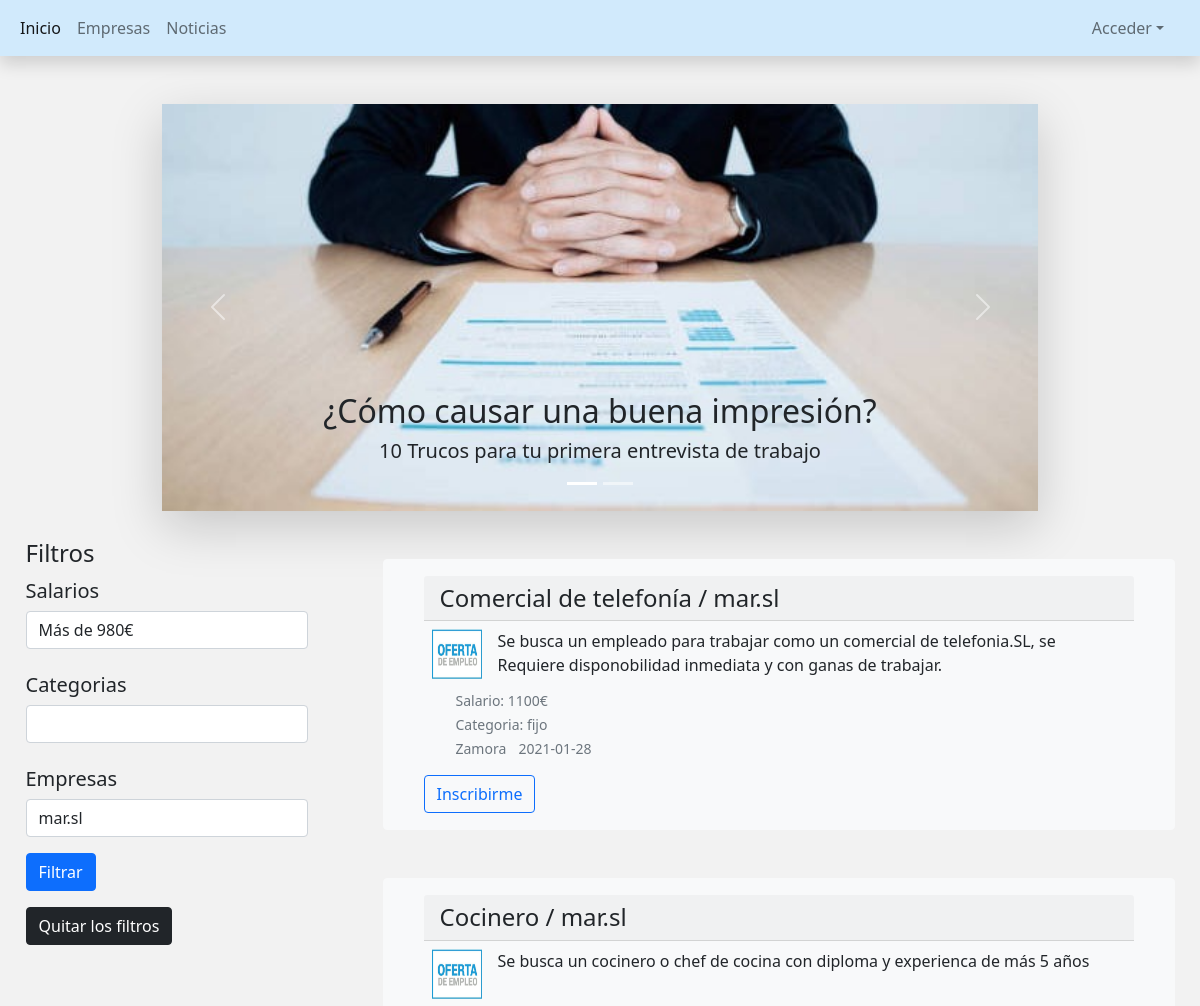
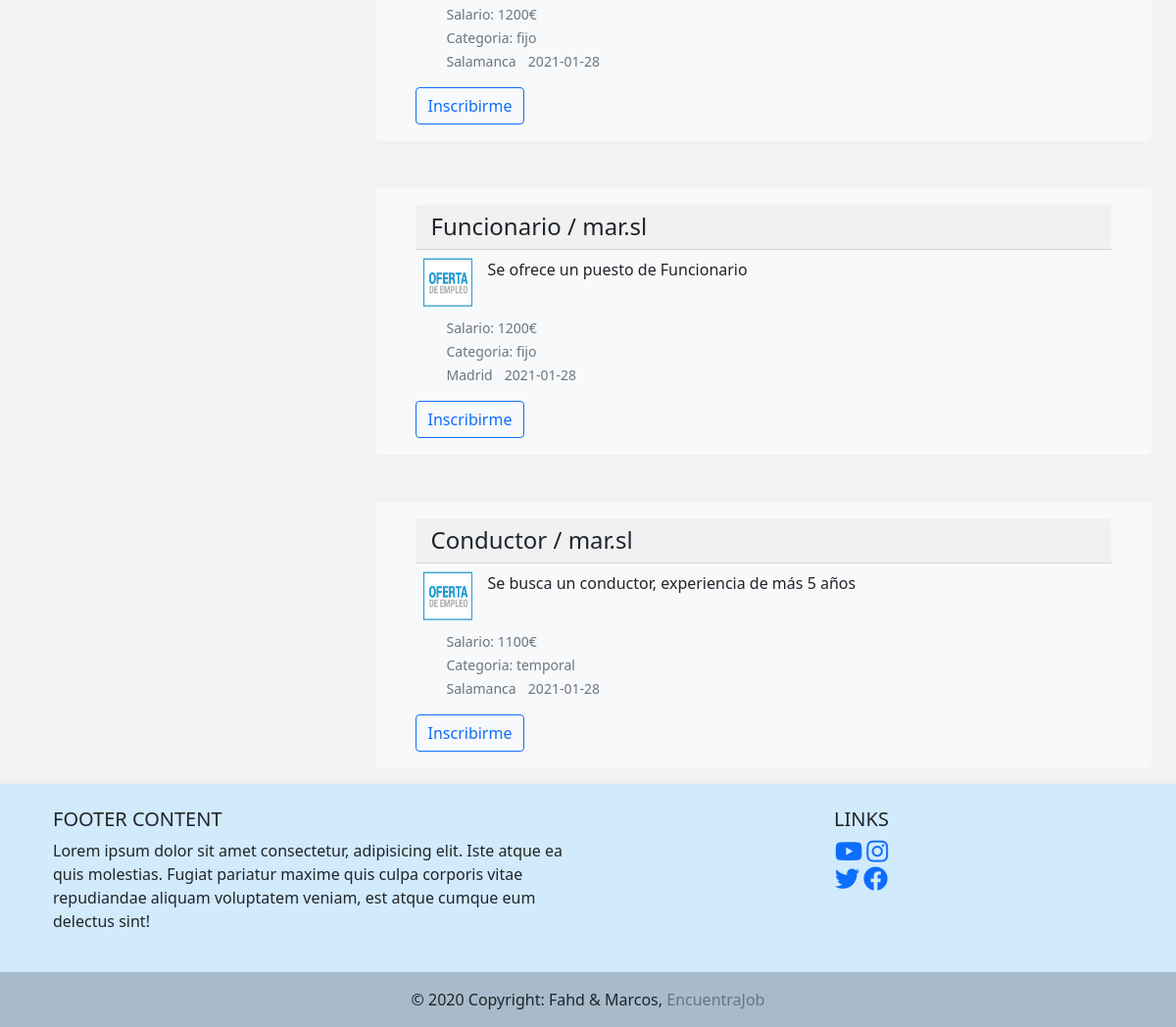
/, run on an earlier commit of the app's database (2 pictures, top to bottom).
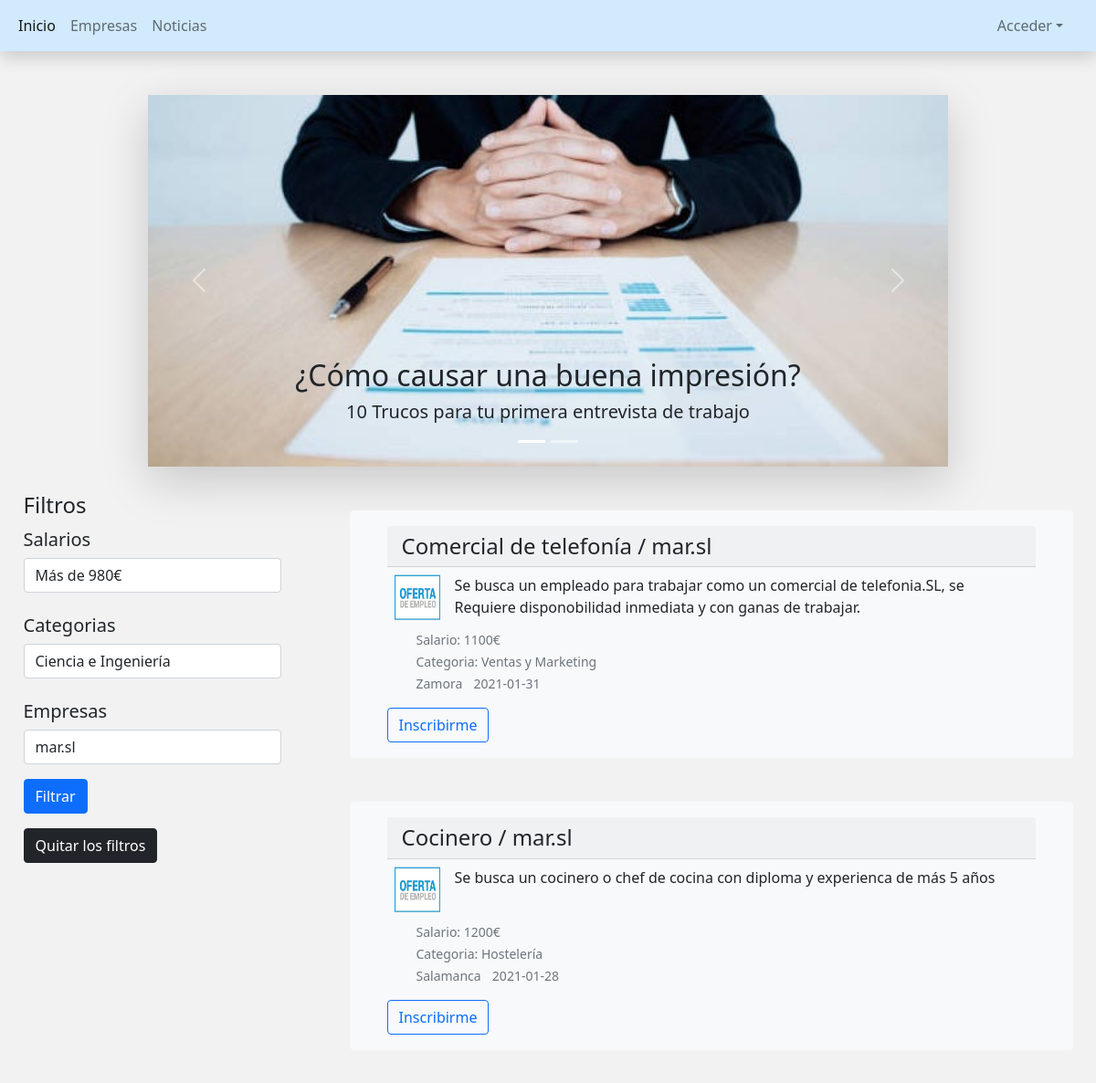
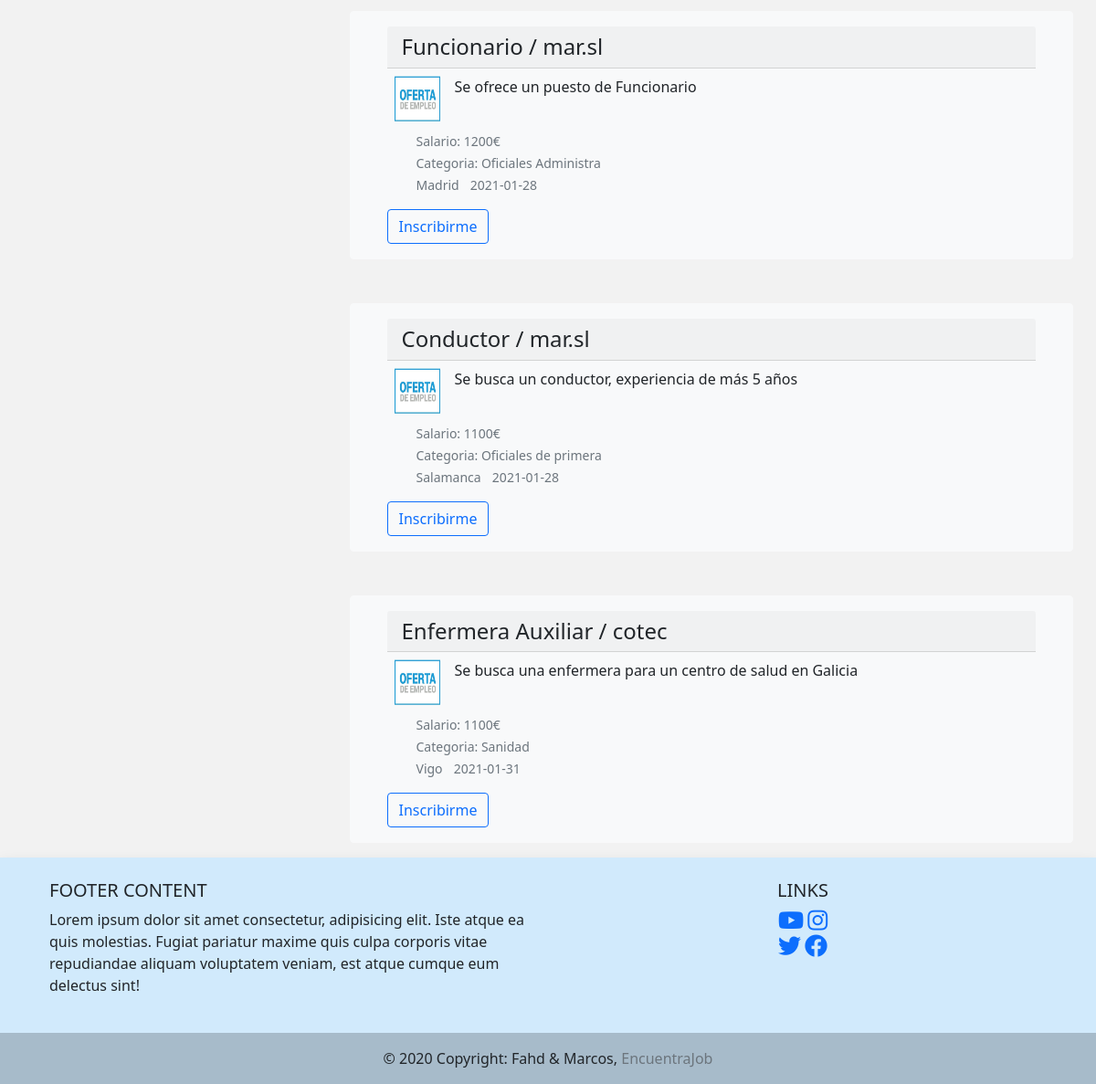
And on a later commit of the database (2 pictures, top to bottom).
### tables this page shows
CREATE TABLE `ofertas` (
  `id_oferta` int(10) NOT NULL,
  `id_empresa` varchar(10) NOT NULL,
  `titulo_oferta` varchar(50) NOT NULL,
  `oferta` varchar(1000) NOT NULL,
  `ciudad` varchar(20) NOT NULL,
  `categoria` varchar(50) NOT NULL,
  `salario` int(10) NOT NULL,
  `fecha` date NOT NULL DEFAULT current_timestamp()
);

CREATE TABLE `empresas` (
  `id_empresa` varchar(10) NOT NULL,
  `id_usuario` int(10) NOT NULL,
  `email` varchar(20) NOT NULL,
  `cif` varchar(20) DEFAULT NULL
);

CREATE TABLE `usuarios` (
  `id_usuario` int(10) NOT NULL,
  `rol` varchar(15) NOT NULL,
  `nombre_usuario` varchar(25) NOT NULL,
  `email` varchar(20) NOT NULL,
  `password` varchar(15) NOT NULL
);

### funciones_conexion.php (called while the page is built, shortened)
<?php
function conexion(){
  $conexion = new mysqli("localhost","root","","ofertas_trabajo_daw1");
  return $conexion;
}
function sacar_ofertas(){
  $conn = conexion();
  $sql = "SELECT * FROM ofertas";
  if($rs = $conn->query($sql)){
    if($rs->num_rows<0){
    die("Error en sacar los datos de la DB");
    }
  }
  return $rs;
}
function sacar_nombres_empresa_ofertas(){
  $conn = conexion();
  $sql_nombre_empresa = "select usuarios.nombre_usuario,empresas.id_empresa from usuarios JOIN empresas ON empresas.email = usuarios.email JOIN ofertas ON ofertas.id_empresa = empresas.id_empresa";
  $rs_nombre = $conn->query($sql_nombre_empresa);
    return $rs_nombre;
}
function sacar_nombres_empresa(){
  $conn = conexion();
  $sql_nombre_empresa = "SELECT nombre_usuario from usuarios join empresas on empresas.id_usuario = usuarios.id_usuario";
  $rs_nombre = $conn->query($sql_nombre_empresa);
    return $rs_nombre;
}
function sacar_categorias(){
$conn = conexion();
$sql_categorias = "select * from categorias";
  $rs_categorias = $conn->query($sql_categorias);
    return $rs_categorias;
}

### index.php (the view, shortened to what this page needs)
<?php
include 'funciones_conexion.php';
$rs_nombre_empresa = sacar_nombres_empresa_ofertas();
$rs_sacar_nombre_empresa = sacar_nombres_empresa();
if(isset($_POST['btn_filtrar'])){
  $salario = $_POST['salario'];
  $categoria = $_POST['categoria'];
  $empresa= $_POST['empresas'];
  $empresa = sacar_id_emp_con_nombre($empresa);
  $rs = sacar_ofertas_con_filtro($salario,$categoria,$empresa);
}else {
  $rs = sacar_ofertas();
}
?>
<!doctype html>
<html lang="es">
  <head>
    <link href="css/bootstrap.min.css" rel="stylesheet" >
    <link href="fontawesome/css/all.min.css" rel="stylesheet" />
  </head>
  <body style="background-color: #f2f2f2;">
  <nav class="navbar navbar-expand-lg navbar-light shadow" style="background-color: #D1EAFC;">
    <div class="container-fluid">
  <div class="collapse navbar-collapse" id="navbarNav" >
        <ul class="navbar-nav">
          <li class="nav-item">
            <a class="nav-link active" aria-current="page" href="index.php">Inicio</a>
          </li>
          <li class="nav-item">
            <a class="nav-link" href="#">Empresas</a>
          </li>
          <li class="nav-item">
            <a class="nav-link " href="#">Noticias</a>
          </li>
      </ul>
    </div>
      <ul class="navbar-nav">
        <li class="nav-item dropdown">
          <a class="nav-link dropdown-toggle px-4" href="#" data-bs-toggle="dropdown" aria-expanded="false">Acceder</a>
        </li>
      </ul>
 </div>
  </nav>
  <div class="row justify-content-around">
      <?php include 'filtros.php'; ?>
          <div class="col-md-8 justify-content-end">
        <?php   $datos = $rs->fetch_assoc();
        while($datos) {
          while($nombre_empresa = $rs_nombre_empresa->fetch_assoc()){
          if($datos['id_empresa'] == $nombre_empresa['id_empresa']){?>
      <div class="card mb-3 container-md bg-light   mt-5 border-light" >
        <div class="card-body">
          <h4 class="card-header"><?=$datos['titulo_oferta'];?> / <?=$nombre_empresa['nombre_usuario'];?>  </h4>
          <div class="d-flex ">
          <img src="img/oferta-empleo.jpg" alt="bmw" width="50" height="50" class="d-inline-block m-2">
          <p class="card-text m-2"><?=$datos['oferta']; ?></p>     </div>
      <ul >
          <li class=" list-inline-item card-text"><small class="text-muted align-bottom">Salario: <?=$datos['salario'];?>€</small></li><br>
          <li class=" list-inline-item card-text"><small class="text-muted align-bottom">Categoria: <?=$datos['categoria'];?></small></li><br>
          <li class=" list-inline-item card-text"><small class="text-muted align-bottom"><?=ucwords($datos['ciudad']);?></small></li>
          <li class=" list-inline-item card-text"><small class="text-muted align-bottom"><?=$datos['fecha'];?></small></li>
      </ul>
        <a href="login.php" ><button class="btn btn-outline-primary">Inscribirme</button></a>
        </div>
      </div>
      <?php  $datos = $rs->fetch_assoc();
    }}      $nombre_empresa = $rs_nombre_empresa->fetch_assoc();
    }  $rs->free();
    ?>
        </div>
      </div>
        <footer class="text-center text-lg-start shadow" style="background-color: #D1EAFC;">
        <div class="container p-4">
          <div class="row">
            <div class="col-lg-6 col-md-12 mb-4 mb-md-0">
              <h5 class="text-uppercase">Footer Content</h5>
              <p>
                Lorem ipsum dolor sit amet consectetur, adipisicing elit. Iste atque ea quis
                molestias. Fugiat pariatur maxime quis culpa corporis vitae repudiandae aliquam
                voluptatem veniam, est atque cumque eum delectus sint!
              </p>
            </div>
            <div class="col-lg-6 col-md-12 mb-4 mb-md-0">
              <h5 class="text-uppercase text-center">Links</h5>
              <ul class="list-unstyled mb-0 text-center">
                <li>
                  <a href="https://www.youtube.com/watch?v=FwhKhecN-1E" ><i class="fab fa-youtube" style="font-size:25px;" ></i></a>
                  <a href="https://www.instagram.com/usal" ><i class="fab fa-instagram" style="font-size:25px;" ></i></a>
                </li>
                <li>
                  <a href="https://www.twitter.com/usal"><i class="fab fa-twitter" style="font-size:25px;" ></i></a>
                  <a href="https://www.facebook.com/" ><i class="fab fa-facebook" style="font-size:25px;" ></i></a>
                </li>
              </ul>
            </div>
          </div>
        </div>
        <div class="text-center p-3" style="background-color: rgba(0, 0, 0, 0.2)">
          © 2020 Copyright: Fahd & Marcos,
          <a class="text-muted" style="text-decoration:none">EncuentraJob</a>
        </div>
      </footer>
        </body>
      </html>

### filtros.php (shortened to what this page needs)
<?php
$rs_categorias = sacar_categorias();
?>
<div class="col-md-3 col-sm-9 align-self-start">
 <br>
 <form method="post">
 <fieldset>
   <legend>Filtros</legend>
   <?php $keep_sal = isset($_POST['salario'])?$_POST['salario']:'';?>
   <label><h5>Salarios</h5></label>
   <select class="form-control" name=salario>
     <option value="980" <?php if($keep_sal == 980){echo 'selected';}?> >Más de 980€</option>
   </select>
    <?php $keep_cat = isset($_POST['categoria'])?$_POST['categoria']:'';?>
    <br><label><h5>Categorias</h5></label>
     <select class="form-control" name="categoria">
       <?php while($categoria=$rs_categorias->fetch_assoc()){ ?>
       <option <?php if($keep_cat == $categoria['nombre_categoria']){echo 'selected';}?> ><?=$categoria['nombre_categoria'] ;?></option>
     <?php } ?>
     </select>
     <?php $keep_empr = isset($_POST['empresas'])?$_POST['empresas']:'';?>
     <br><label><h5>Empresas</h5></label>
      <select class="form-control" name="empresas">
        <?php while($empresa=$rs_sacar_nombre_empresa->fetch_assoc()){ ?>
        <option <?php if($keep_empr == $empresa['nombre_usuario']) echo 'selected';?>><?=$empresa['nombre_usuario'] ;?></option>
      <?php } ?>
      </select>
   <input type="submit" class="btn btn-primary mt-3" name="btn_filtrar" value="Filtrar">
 </fieldset>
</form>
  <a href="index.php" class="btn btn-dark mt-3">Quitar los filtros</a><br><br>
</div>

What changed in the data, as far as the page shows it:
changed ofertas "Comercial de telefonía": categoria "fijo" → "Ventas y Marketing"; fecha "2021-01-28" → "2021-01-31"
changed ofertas "Cocinero": categoria "fijo" → "Hostelería"
changed ofertas "Funcionario": categoria "fijo" → "Oficiales Administra"
changed ofertas "Conductor": categoria "temporal" → "Oficiales de primera"
added empresas: id_usuario.nombre_usuario "cotec"
added ofertas: titulo_oferta "Enfermera Auxiliar", oferta "Se busca una enfermera para un centro de salud en Galicia", salario "1100", categoria "Sanidad", ciudad "Vigo", fecha "2021-01-31"
Also different on the page:
form field categoria: (not shown) → "Ciencia e Ingeniería"
